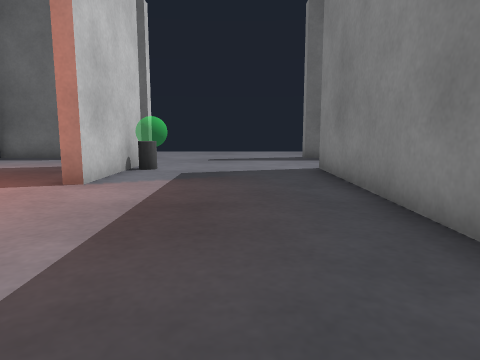
View 1 (above)

12 first-person views from a walk through a robot-simulator world made for Gazebo. The camera is 0.5 m above the floor, tilts 8° down and sees 70° across. The floor is counted in squares, 0.5 m on a side. Each view is taken from the middle of a square. On the plan, view 1 faces up. The plan holds only what a view shows up to about 13 squares ahead; the rest is blank.

View 2
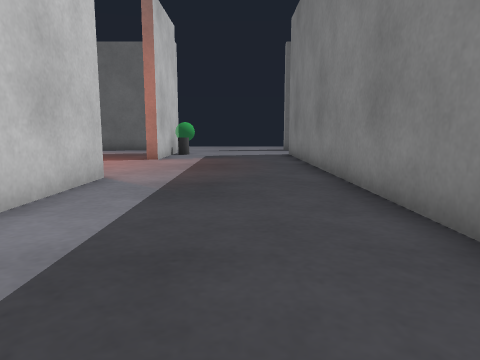

View 3
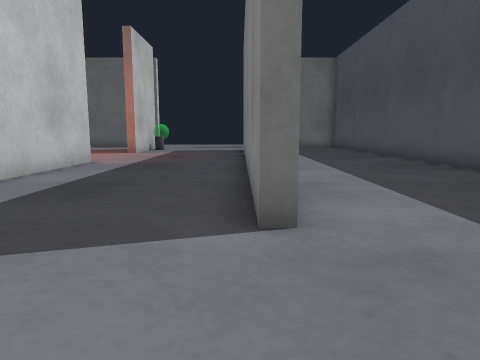

View 4
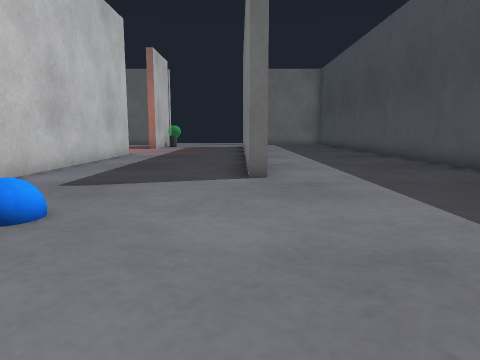

View 5
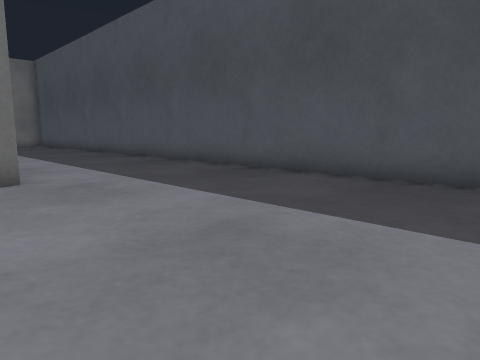

View 6
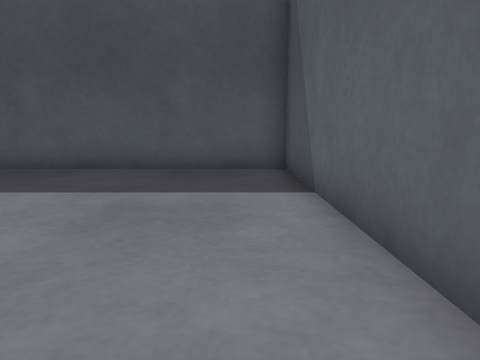

View 7
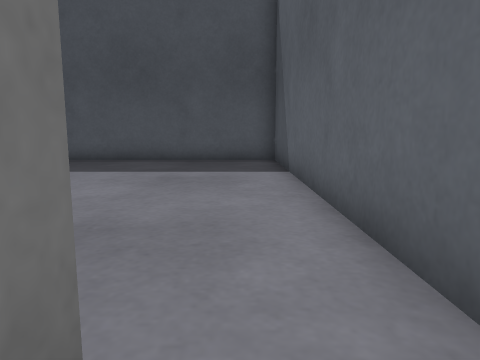

View 8
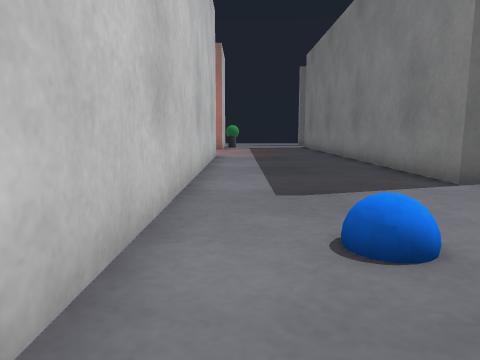

View 9
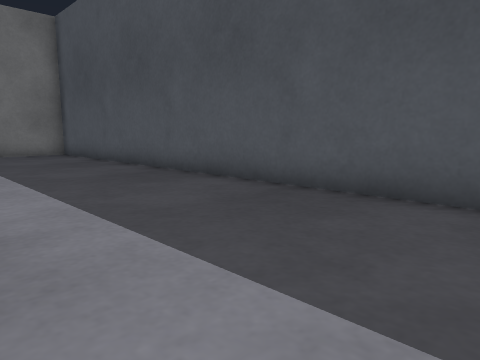

View 10
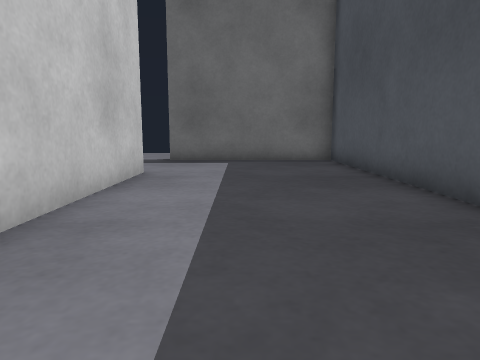

View 11
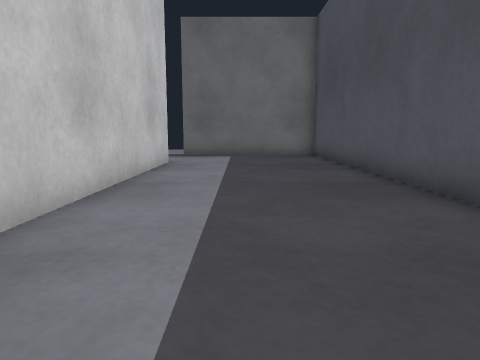

View 12
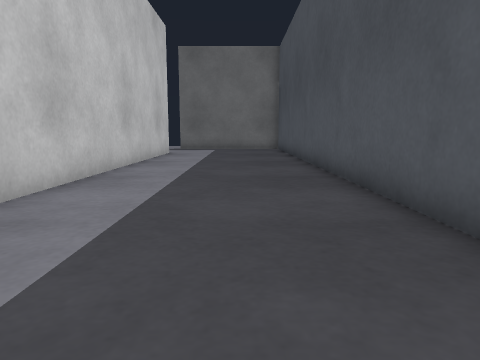

### Floor plan
Points are (right, up) in squares from view 1. A wall is a line through its corners. A room is listed if a view was taken in it or the views show most of it. See-through windows are left out.
Room 1 (views 1, 2, 3, 4, 5, 6, 8, 9, 10, 11, 12)
walls: (2.6, -6.5) (2.2, -6.5) (2.2, 2.5); (-3, 1.5) (-3, -11.8); (2.6, 9.5) (2.6, -2.2); (-2.4, -14.3) (8.3, -14.3) (8.3, 13.2) (3.5, 13.2)
ways out: opening at (-3, -13.5) to room 2; opening at (-0.5, 2.8) to room 2; opening at (2.7, 11) to room 2
objects: blue ball (-1, -10)
Room 2 (view 7)
walls: (2.2, 2.5) (2.2, 9.5); (-3, 9.5) (-3, 6.5) (-3.5, 6.5); (-3.4, 13.2) (-3.9, 13.2); (-6.9, 13.2) (-9.1, 13.2); (3.5, 13.2) (2.5, 13.2)
ways out: opening at (-3, -13.5) to room 1; opening at (-0.5, 2.8) to room 1; opening at (2.7, 11) to room 1
objects: other object (-3, 10) to (-2, 10)

Where each view was taken, in squares from view 1:
view 1: 0 up, 0 right, facing up
view 2: 6 down, 0 right, facing up
view 3: 10 down, 2 right, facing up
view 4: 14 down, 2 right, facing up
view 5: 14 down, 1 right, facing up-right
view 6: 13 down, 1 left, facing right
view 7: 13 down, 4 left, facing right
view 8: 13 down, 2 left, facing up
view 9: 3 down, 3 right, facing up-right
view 10: 1 up, 5 right, facing up
view 11: 2 down, 5 right, facing up
view 12: 7 down, 6 right, facing up
